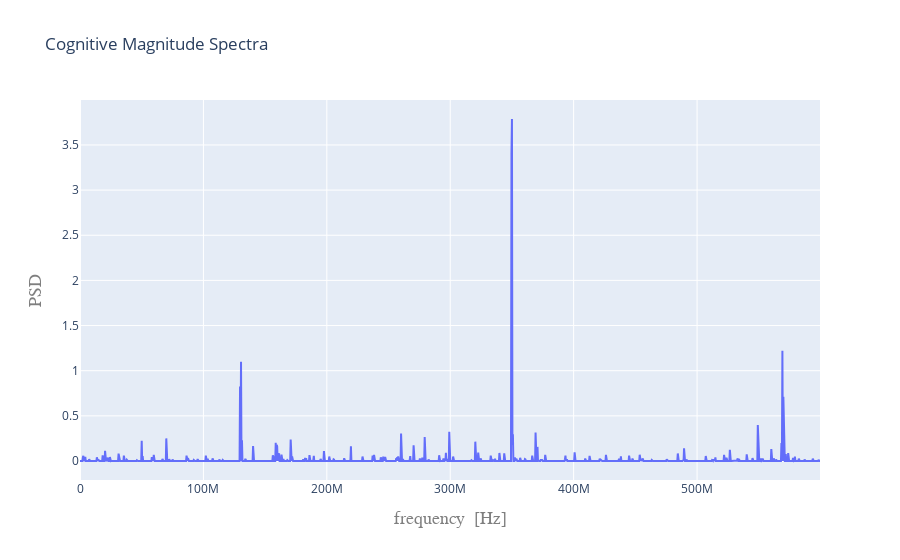
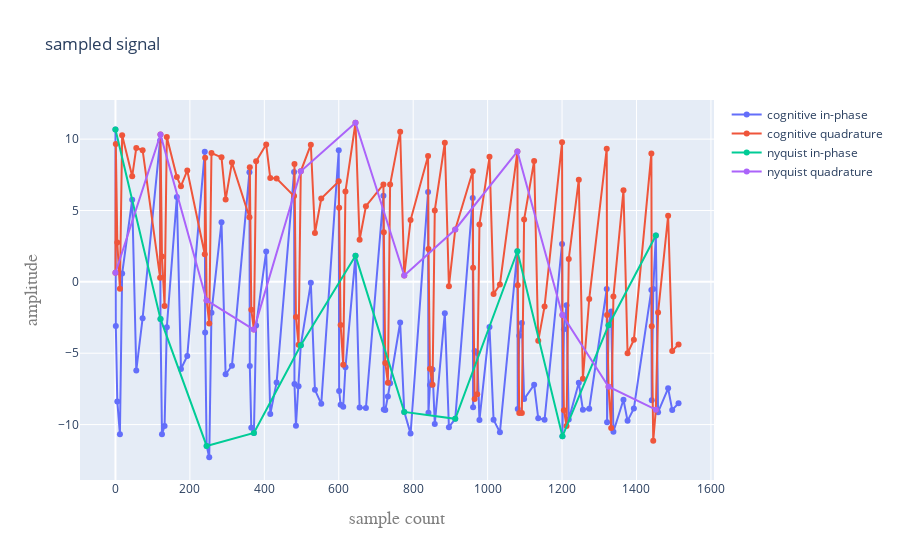

The code cell stored with these charts, in order, in its notebook:
### Markdown cell above
## __EXAMPLE 2: Tone with Frequency Greater than Nyquist__

We simulate a complex 350 MHz tone with a signal to noise ratio (SNR) of 10 dB.  In the case of Nyquist sampling we would have a great deal of aliasing. This can be seen in the time domain plot. We illustrate here that with cognitive spectral reconstruction we can reproduce the phase and the spectra of the given signal. To reiterate this is accomplished by analyzing 205 microseconds of the input data, approximately 2050 samples. This reduces data bandwidth requirements in processing and enables analysis of large instantaneous bandwidths, without channelization and down conversion.

### Code cell
tones = zip([350e6],[10])
output = run_simulation(tones, fs=SAMPLING_FREQENCY, sr=SPATIAL_RESOLUTION, 
                        NFFT=FREQUENCY_RESOLUTION, numChannels=512*4)
plot_spectra(output, SAMPLING_FREQENCY, SPATIAL_RESOLUTION)
plot_sig(output, SPATIAL_CHANNELS)

### Figure 1 — Plotly figure (JSON) as saved in the notebook; plotly's stock layout.template omitted (floating-point values rounded to 4 significant figures; data arrays with more than 128 entries replaced by an {"elided": "..."} marker saying what was removed)
{"data": [{"name": "psd", "text": [], "type": "scatter", "x": {"elided": "1536 int values"}, "y": {"elided": "1536 float values"}}], "layout": {"autosize": true, "title": {"text": "Cognitive Magnitude Spectra"}, "xaxis": {"title": {"font": {"color": "#7f7f7f", "family": "Courier New, monospace", "size": 18}, "text": "frequency  [Hz]"}}, "yaxis": {"title": {"font": {"color": "#7f7f7f", "family": "Courier New, monospace", "size": 18}, "text": "PSD"}}}}

### Figure 2 — Plotly figure (JSON) as saved in the notebook; plotly's stock layout.template omitted (floating-point values rounded to 4 significant figures)
{"data": [{"mode": "lines+markers", "name": "cognitive in-phase", "type": "scatter", "x": [0, 1, 5, 12, 18, 45, 56, 73, 120, 121, 125, 132, 138, 165, 176, 193, 240, 241, 245, 252, 258, 285, 296, 313, 360, 361, 365, 372, 378, 405, 416, 433, 480, 481, 485, 492, 498, 525, 536, 553, 600, 601, 605, 612, 618, 645, 656, 673, 720, 721, 725, 732, 738, 765, 776, 793, 840, 841, 845, 852, 858, 885, 896, 913, 960, 961, 965, 972, 978, 1005, 1016, 1033, 1080, 1081, 1085, 1092, 1098, 1125, 1136, 1153, 1200, 1201, 1205, 1212, 1218, 1245, 1256, 1273, 1320, 1321, 1325, 1332, 1338, 1365, 1376, 1393, 1440, 1441, 1445, 1452, 1458, 1485, 1496, 1513], "y": [10.68, -3.101, -8.383, -10.67, 0.5799, 5.757, -6.211, -2.545, 9.911, -2.599, -10.67, -10.11, -3.183, 5.948, -6.104, -5.187, 9.124, -3.54, -11.5, -12.29, -2.158, 4.18, -6.475, -5.877, 7.686, -5.904, -10.21, -10.59, -3.058, 2.13, -9.264, -7.052, 7.691, -7.154, -10.08, -7.311, -4.442, -0.07032, -7.569, -8.549, 9.218, -7.646, -8.617, -8.752, -5.986, 1.835, -8.803, -8.84, 6.041, -8.936, -8.97, -8.031, -7.101, -2.846, -9.112, -10.63, 6.303, -9.18, -7.222, -6.141, -9.963, -2.193, -10.19, -9.597, 5.871, -8.782, -4.845, -4.99, -9.688, -3.156, -9.667, -10.54, 2.143, -8.91, -3.775, -2.877, -8.213, -7.211, -9.56, -9.663, 2.647, -10.82, -3.329, -1.633, -9.644, -7.062, -8.962, -8.892, -0.5013, -9.829, -3.036, -2.078, -10.51, -8.263, -9.739, -8.87, -0.5623, -8.296, -0.4991, 3.246, -9.129, -7.461, -8.972, -8.507]}, {"mode": "lines+markers", "name": "cognitive quadrature", "type": "scatter", "x": [0, 1, 5, 12, 18, 45, 56, 73, 120, 121, 125, 132, 138, 165, 176, 193, 240, 241, 245, 252, 258, 285, 296, 313, 360, 361, 365, 372, 378, 405, 416, 433, 480, 481, 485, 492, 498, 525, 536, 553, 600, 601, 605, 612, 618, 645, 656, 673, 720, 721, 725, 732, 738, 765, 776, 793, 840, 841, 845, 852, 858, 885, 896, 913, 960, 961, 965, 972, 978, 1005, 1016, 1033, 1080, 1081, 1085, 1092, 1098, 1125, 1136, 1153, 1200, 1201, 1205, 1212, 1218, 1245, 1256, 1273, 1320, 1321, 1325, 1332, 1338, 1365, 1376, 1393, 1440, 1441, 1445, 1452, 1458, 1485, 1496, 1513], "y": [0.636, 9.655, 2.754, -0.4891, 10.27, 7.393, 9.384, 9.223, 0.2944, 10.32, 1.785, -1.689, 10.15, 7.342, 6.702, 7.803, 1.939, 8.695, -1.3, -2.925, 9.031, 8.724, 5.763, 8.354, 4.525, 8.025, -1.957, -3.345, 8.444, 9.629, 7.275, 7.246, 6.008, 8.26, -2.465, -4.412, 7.747, 9.61, 3.427, 5.842, 7.043, 5.193, -3.018, -5.816, 6.33, 11.15, 2.942, 5.301, 6.83, 3.481, -5.681, -7.07, 6.815, 10.51, 0.4497, 4.327, 8.817, 2.294, -6.082, -7.201, 5.006, 9.747, -0.3156, 3.669, 7.755, 0.9859, -8.204, -7.883, 4.025, 8.763, -0.8476, -0.1868, 9.136, -0.2377, -9.188, -9.193, 4.364, 8.473, -4.131, -1.724, 9.777, -2.322, -8.992, -10.1, 1.602, 7.161, -6.783, -1.195, 9.33, -2.319, -7.349, -10.24, -1.021, 6.419, -5.005, -4.053, 8.999, -3.104, -11.14, -8.954, -2.151, 4.633, -4.848, -4.383]}, {"mode": "lines+markers", "name": "nyquist in-phase", "type": "scatter", "x": [0, 121, 245, 372, 498, 645, 776, 913, 1080, 1201, 1325, 1452], "y": [10.68, -2.599, -11.5, -10.59, -4.442, 1.835, -9.112, -9.597, 2.143, -10.82, -3.036, 3.246]}, {"mode": "lines+markers", "name": "nyquist quadrature", "type": "scatter", "x": [0, 121, 245, 372, 498, 645, 776, 913, 1080, 1201, 1325, 1452], "y": [0.636, 10.32, -1.3, -3.345, 7.747, 11.15, 0.4497, 3.669, 9.136, -2.322, -7.349, -8.954]}], "layout": {"autosize": true, "title": {"text": "sampled signal"}, "xaxis": {"title": {"font": {"color": "#7f7f7f", "family": "Courier New, monospace", "size": 18}, "text": "sample count"}}, "yaxis": {"title": {"font": {"color": "#7f7f7f", "family": "Courier New, monospace", "size": 18}, "text": "amplitude"}}}}
